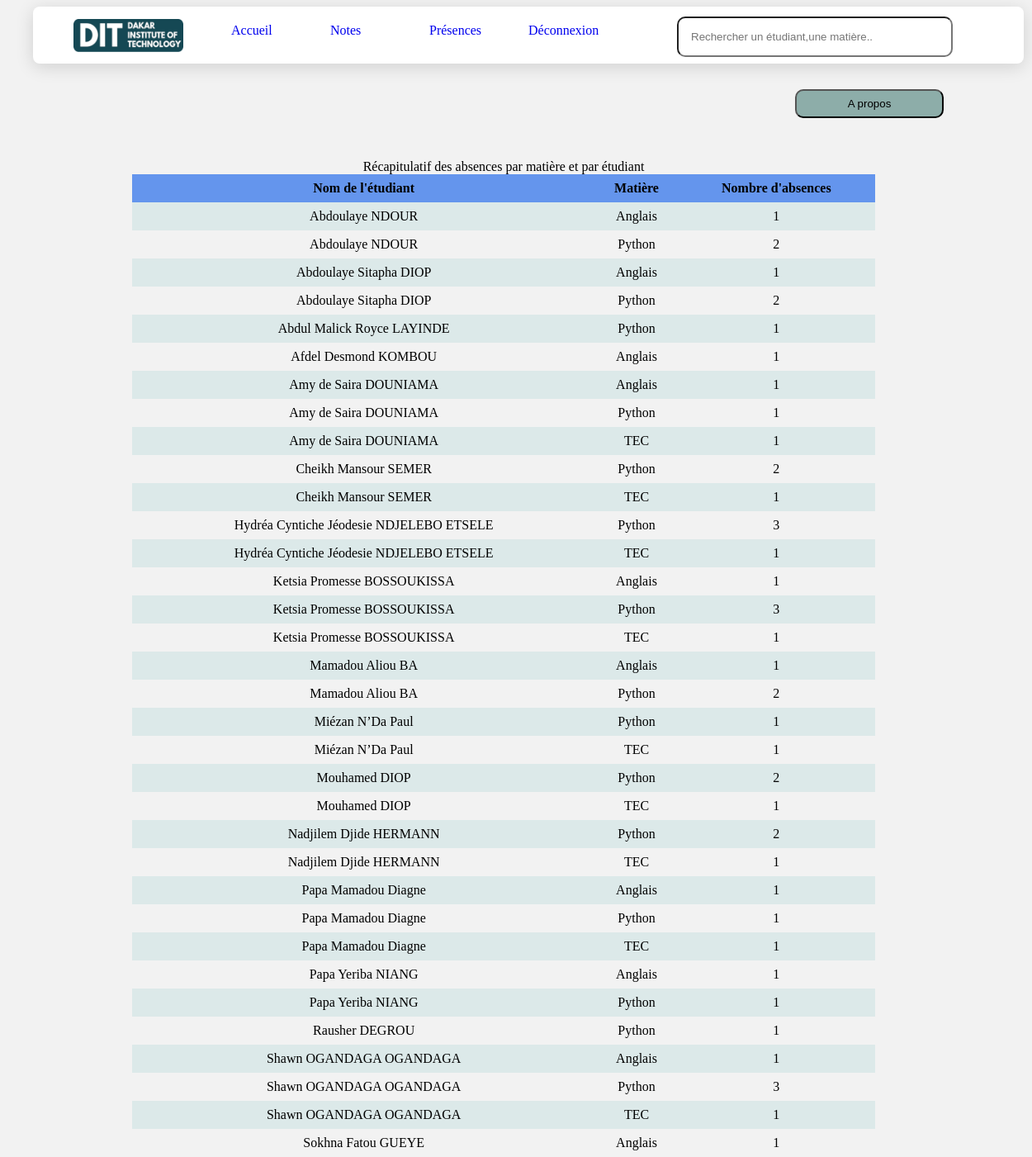
The app's page /recap_absences.html (signed in) with its own data.
### tables this page shows
CREATE TABLE Presences (
    id INTEGER PRIMARY KEY,
    id_etudiant INTEGER,
    nom_etudiant TEXT,
    id_matiere INTEGER,
    nom_matiere TEXT,
    date_absence DATE,
    statut_absence TEXT
);

### app.py (the view)
@app.route('/recap_absences.html')
@login_required
def display_recap_absences():
    absences_recap_data = get_absences_recap_data()
    return render_template('recap_absences.html', absences_recap_data=absences_recap_data)

### app.py (called while the page is built)
@login_manager.user_loader
def load_user(user_id):
    return User(user_id)

def get_absences_recap_data():
    conn = sqlite3.connect("C:/Users/Rab/Documents/DIT-s-projet-22-23/Projet/DIT_Projet.db")
    cursor = conn.cursor()
    cursor.execute("""
        SELECT nom_etudiant, nom_matiere, COUNT(*) AS total_absences
        FROM Presences
        WHERE statut_absence = 'absent'
        GROUP BY nom_etudiant, nom_matiere
    """)
    absences_recap_data = cursor.fetchall()
    conn.close()
    return absences_recap_data

### templates/recap_absences.html (shortened to what this page needs)
<!DOCTYPE html>
<html lang="en">
<head>
    <link rel="stylesheet" href="{{ url_for('static', filename='acceuil.css') }}">
</head>
<body>
    <div class="nav">
        <a href="https://dit.sn/" target="_blank" rel="noopener noreferrer">
            <img class="logo" src="{{ url_for('static', filename='images/logodit.png') }}" alt="logo of DIT">
        </a>        <a href="http://127.0.0.1:5000/acceuil" class="acceuil">Accueil</a>
        <a href="http://127.0.0.1:5000/notes" class="notes">Notes</a>
        <div class="dropdown">
            <a href="#" class="presences">Présences</a>
        </div>
        <a href="#" class="deconnexion1" onclick="confirmLogout()">Déconnexion</a>
        <input id="search" type="text" name="search" placeholder="Rechercher un étudiant,une matière..">
    </div>
    <div>
        <button id="showMoreButton" onclick="toggleMoreText()">A propos</button>
        <table class="recap-table" id="table">
            <caption>Récapitulatif des absences par matière et par étudiant</caption>
            <tr>
                <th>Nom de l'étudiant</th>
                <th>Matière</th>
                <th>Nombre d'absences</th>
            </tr>
            {% for data in absences_recap_data %}
            <tr>
                <td>{{ data[0] }}</td>
                <td>{{ data[1] }}</td>
                <td>{{ data[2] }}</td>
            </tr>
            {% endfor %}
        </table>
    </div>
</body>
</html>

### static/acceuil.css (style rules this page uses)
body { position: relative; width: 1000px; font-family: Georgia, 'Times New Roman', Times, serif; height: auto; background-color: #f2f2f2; }
.logo { position: absolute; width: 133px; height: 40px; left: 49px; top: 15px; }
.acceuil { position: absolute; top: 20px; left: 20%; text-decoration: none; }
.notes { position: absolute; top: 20px; left: 30%; text-decoration: none; }
.presences { position: absolute; top: 20px; left: 40%; text-decoration: none; }
.deconnexion1 { position: absolute; top: 20px; left: 50%; text-decoration: none; }
.nav { position: absolute; width: 1200px; height: 69px; margin-left: 2rem; background: #FFFFFF; box-shadow: 0px 4px 21px rgba(0, 0, 0, 0.14); border-radius: 8px; }
button { width: 213px; height: 65px; background: rgba(42, 88, 82, 0.97); border-radius: 10px; margin-top: 19%; margin-left: 100%; }
#search { margin-top: 12px; margin-left: 65%; padding:15px; border-radius: 10px; }
input[type=text] { width: 300px; -webkit-transition: width 0.15s ease-in-out; transition: width 0.15s ease-in-out; }
.dropdown { position: relative; }
table { position: absolute; border-collapse: collapse; width: 900px; text-align: center; margin-top: 25%; margin-left: 2.5rem; margin-top: 5%; }
.recap-table { position: absolute; border-collapse: collapse; width: 900px; text-align: center; margin-top: 5%; margin-left: 9.5rem; }
tr:nth-child(even) { background-color: rgb(220, 233, 233); }
td,th { height: 2rem; }
th { background-color: cornflowerblue; }
#showMoreButton { width: 180px; height: 35px; background: rgba(138, 171, 167, 0.97); border-radius: 10px; margin-left:95.5%; margin-top: 10%; }

### records on screen
Presences: nom_etudiant "Abdoulaye NDOUR", nom_matiere "Anglais", id_matiere "1"
Presences: nom_etudiant "Abdoulaye Sitapha DIOP", nom_matiere "Anglais", id_matiere "1"
Presences: nom_etudiant "Afdel Desmond KOMBOU", nom_matiere "Anglais", id_matiere "1"
Presences: nom_etudiant "Amy de Saira DOUNIAMA", nom_matiere "Anglais", id_matiere "1"
Presences: nom_etudiant "Cheikh Mansour SEMER", nom_matiere "TEC", data "1"
Presences: nom_etudiant "Hydréa Cyntiche Jéodesie NDJELEBO ETSELE", nom_matiere "TEC", data "1"
Presences: nom_etudiant "Ketsia Promesse BOSSOUKISSA", nom_matiere "Anglais", id_matiere "1"
Presences: nom_etudiant "Mamadou Aliou BA", nom_matiere "Anglais", data "1"
Presences: nom_etudiant "Miézan N’Da Paul", nom_matiere "TEC", data "1"
Presences: nom_etudiant "Mouhamed DIOP", nom_matiere "TEC", data "1"
Presences: nom_etudiant "Nadjilem Djide HERMANN", nom_matiere "TEC", data "1"
Presences: nom_etudiant "Papa Mamadou Diagne", nom_matiere "Anglais", id_matiere "1"
Presences: nom_etudiant "Papa Yeriba NIANG", nom_matiere "Anglais", id_matiere "1"
Presences: nom_etudiant "Shawn OGANDAGA OGANDAGA", nom_matiere "Anglais", id_matiere "1"
Presences: nom_etudiant "Sokhna Fatou GUEYE", nom_matiere "Anglais", id_matiere "1"

### other values on screen
{{ data[0] }} "Abdoulaye NDOUR" "Abdoulaye Sitapha DIOP" "Abdul Malick Royce LAYINDE" "Amy de Saira DOUNIAMA" "Amy de Saira DOUNIAMA" "Cheikh Mansour SEMER" "Hydréa Cyntiche Jéodesie NDJELEBO ETSELE" "Ketsia Promesse BOSSOUKISSA" "Ketsia Promesse BOSSOUKISSA" "Mamadou Aliou BA" "Miézan N’Da Paul" "Mouhamed DIOP" "Nadjilem Djide HERMANN" "Papa Mamadou Diagne" "Papa Mamadou Diagne" "Papa Yeriba NIANG" "Rausher DEGROU" "Shawn OGANDAGA OGANDAGA" "Shawn OGANDAGA OGANDAGA"
{{ data[1] }} "Python" "Python" "Python" "Python" "TEC" "Python" "Python" "Python" "TEC" "Python" "Python" "Python" "Python" "Python" "TEC" "Python" "Python" "Python" "TEC"
{{ data[2] }} "2" "2" "1" "1" "1" "2" "3" "3" "1" "2" "1" "2" "2" "1" "1" "1" "1" "3" "1"
